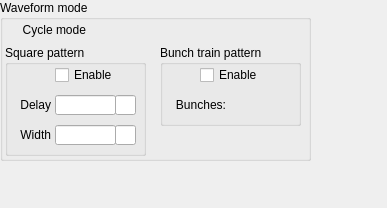
<?xml version="1.0" encoding="UTF-8"?>
<ui version="4.0">
 <class>Form</class>
 <widget class="QWidget" name="Form">
  <property name="geometry">
   <rect>
    <x>0</x>
    <y>0</y>
    <width>387</width>
    <height>208</height>
   </rect>
  </property>
  <property name="windowTitle">
   <string>Form</string>
  </property>
  <widget class="QGroupBox" name="groupBox_3">
   <property name="geometry">
    <rect>
     <x>0</x>
     <y>0</y>
     <width>311</width>
     <height>161</height>
    </rect>
   </property>
   <property name="title">
    <string>Waveform mode</string>
   </property>
   <widget class="caChoice" name="cachoice_4">
    <property name="geometry">
     <rect>
      <x>90</x>
      <y>20</y>
      <width>100</width>
      <height>20</height>
     </rect>
    </property>
    <property name="channel" stdset="0">
     <string notr="true">$(EVR):$(P)$(ID)-Pat:WfCycle-SP</string>
    </property>
    <property name="background">
     <color>
      <red>212</red>
      <green>219</green>
      <blue>157</blue>
     </color>
    </property>
    <property name="bordercolor">
     <color>
      <red>0</red>
      <green>0</green>
      <blue>0</blue>
     </color>
    </property>
    <property name="colorMode">
     <enum>caChoice::Static</enum>
    </property>
    <property name="stackingMode" stdset="0">
     <enum>caChoice::Column</enum>
    </property>
    <property name="endBit">
     <number>1</number>
    </property>
   </widget>
   <widget class="QLabel" name="label_9">
    <property name="geometry">
     <rect>
      <x>5</x>
      <y>20</y>
      <width>81</width>
      <height>20</height>
     </rect>
    </property>
    <property name="text">
     <string>Cycle mode</string>
    </property>
    <property name="alignment">
     <set>Qt::AlignRight|Qt::AlignTrailing|Qt::AlignVCenter</set>
    </property>
   </widget>
   <widget class="QGroupBox" name="groupBox_4">
    <property name="geometry">
     <rect>
      <x>5</x>
      <y>45</y>
      <width>141</width>
      <height>111</height>
     </rect>
    </property>
    <property name="title">
     <string>Square pattern</string>
    </property>
    <widget class="caLed" name="caled_2">
     <property name="geometry">
      <rect>
       <x>10</x>
       <y>20</y>
       <width>20</width>
       <height>20</height>
      </rect>
     </property>
     <property name="channel" stdset="0">
      <string notr="true">$(EVR):$(P)$(ID)-WfCalc:Ena-SP</string>
     </property>
     <property name="falseColor">
      <color>
       <red>200</red>
       <green>200</green>
       <blue>200</blue>
      </color>
     </property>
     <property name="trueColor">
      <color>
       <red>0</red>
       <green>205</green>
       <blue>0</blue>
      </color>
     </property>
     <property name="undefinedColor">
      <color>
       <red>255</red>
       <green>255</green>
       <blue>255</blue>
      </color>
     </property>
    </widget>
    <widget class="caToggleButton" name="catogglebutton_18">
     <property name="geometry">
      <rect>
       <x>50</x>
       <y>20</y>
       <width>81</width>
       <height>20</height>
      </rect>
     </property>
     <property name="text">
      <string>Enable</string>
     </property>
     <property name="channel" stdset="0">
      <string notr="true">$(EVR):$(P)$(ID)-WfCalc:Ena-SP</string>
     </property>
    </widget>
    <widget class="caTextEntry" name="catextentry_4">
     <property name="geometry">
      <rect>
       <x>50</x>
       <y>50</y>
       <width>61</width>
       <height>20</height>
      </rect>
     </property>
     <property name="channel" stdset="0">
      <string notr="true">$(EVR):$(P)$(ID)-WfCalc:Delay-SP</string>
     </property>
     <property name="background">
      <color>
       <red>212</red>
       <green>219</green>
       <blue>157</blue>
      </color>
     </property>
     <property name="colorMode">
      <enum>caLineEdit::Static</enum>
     </property>
    </widget>
    <widget class="QLabel" name="label_11">
     <property name="geometry">
      <rect>
       <x>5</x>
       <y>50</y>
       <width>41</width>
       <height>20</height>
      </rect>
     </property>
     <property name="text">
      <string>Delay</string>
     </property>
     <property name="alignment">
      <set>Qt::AlignRight|Qt::AlignTrailing|Qt::AlignVCenter</set>
     </property>
    </widget>
    <widget class="caTextEntry" name="catextentry_5">
     <property name="geometry">
      <rect>
       <x>50</x>
       <y>80</y>
       <width>61</width>
       <height>20</height>
      </rect>
     </property>
     <property name="channel" stdset="0">
      <string notr="true">$(EVR):$(P)$(ID)-WfCalc:Width-SP</string>
     </property>
     <property name="background">
      <color>
       <red>212</red>
       <green>219</green>
       <blue>157</blue>
      </color>
     </property>
     <property name="colorMode">
      <enum>caLineEdit::Static</enum>
     </property>
    </widget>
    <widget class="QLabel" name="label_12">
     <property name="geometry">
      <rect>
       <x>5</x>
       <y>80</y>
       <width>41</width>
       <height>20</height>
      </rect>
     </property>
     <property name="text">
      <string>Width</string>
     </property>
     <property name="alignment">
      <set>Qt::AlignRight|Qt::AlignTrailing|Qt::AlignVCenter</set>
     </property>
    </widget>
    <widget class="caLineEdit" name="calineedit_10">
     <property name="geometry">
      <rect>
       <x>110</x>
       <y>50</y>
       <width>21</width>
       <height>20</height>
      </rect>
     </property>
     <property name="channel" stdset="0">
      <string notr="true">$(EVR):$(P)$(ID)-WfCalc:Delay-SP.EGU</string>
     </property>
    </widget>
    <widget class="caLineEdit" name="calineedit_11">
     <property name="geometry">
      <rect>
       <x>110</x>
       <y>80</y>
       <width>21</width>
       <height>20</height>
      </rect>
     </property>
     <property name="channel" stdset="0">
      <string notr="true">$(EVR):$(P)$(ID)-WfCalc:Width-SP.EGU</string>
     </property>
    </widget>
   </widget>
   <widget class="caRelatedDisplay" name="carelateddisplay">
    <property name="geometry">
     <rect>
      <x>200</x>
      <y>20</y>
      <width>100</width>
      <height>20</height>
     </rect>
    </property>
    <property name="background">
     <color>
      <red>183</red>
      <green>157</green>
      <blue>92</blue>
     </color>
    </property>
    <property name="labels">
     <string notr="true">Show waveform</string>
    </property>
    <property name="files">
     <string notr="true">G_EVR_VME_out_cml-waveform-waveform.ui</string>
    </property>
    <property name="args">
     <string notr="true">ID=$(ID), P=$(P), EVR=$(EVR)</string>
    </property>
   </widget>
   <widget class="QGroupBox" name="groupBox_5">
    <property name="geometry">
     <rect>
      <x>160</x>
      <y>45</y>
      <width>141</width>
      <height>81</height>
     </rect>
    </property>
    <property name="title">
     <string>Bunch train pattern</string>
    </property>
    <widget class="caToggleButton" name="catogglebutton_19">
     <property name="geometry">
      <rect>
       <x>40</x>
       <y>20</y>
       <width>91</width>
       <height>20</height>
      </rect>
     </property>
     <property name="text">
      <string>Enable</string>
     </property>
     <property name="channel" stdset="0">
      <string notr="true">$(EVR):$(P)$(ID)-BunchTrain:Ena-SP</string>
     </property>
    </widget>
    <widget class="QLabel" name="label_13">
     <property name="geometry">
      <rect>
       <x>5</x>
       <y>50</y>
       <width>61</width>
       <height>20</height>
      </rect>
     </property>
     <property name="text">
      <string>Bunches:</string>
     </property>
     <property name="alignment">
      <set>Qt::AlignRight|Qt::AlignTrailing|Qt::AlignVCenter</set>
     </property>
    </widget>
    <widget class="caLed" name="caled_3">
     <property name="geometry">
      <rect>
       <x>10</x>
       <y>20</y>
       <width>20</width>
       <height>20</height>
      </rect>
     </property>
     <property name="channel" stdset="0">
      <string notr="true">$(EVR):$(P)$(ID)-BunchTrain:Ena-SP</string>
     </property>
     <property name="falseColor">
      <color>
       <red>200</red>
       <green>200</green>
       <blue>200</blue>
      </color>
     </property>
     <property name="trueColor">
      <color>
       <red>0</red>
       <green>205</green>
       <blue>0</blue>
      </color>
     </property>
     <property name="undefinedColor">
      <color>
       <red>255</red>
       <green>255</green>
       <blue>255</blue>
      </color>
     </property>
    </widget>
    <widget class="caSpinbox" name="caspinbox_2">
     <property name="geometry">
      <rect>
       <x>70</x>
       <y>50</y>
       <width>61</width>
       <height>20</height>
      </rect>
     </property>
     <property name="toolTip">
      <string/>
     </property>
     <property name="channel" stdset="0">
      <string notr="true">$(EVR):$(P)$(ID)-BunchTrain:Size-SP</string>
     </property>
     <property name="background">
      <color>
       <red>212</red>
       <green>219</green>
       <blue>157</blue>
      </color>
     </property>
     <property name="fixedFormat">
      <bool>false</bool>
     </property>
    </widget>
   </widget>
  </widget>
 </widget>
 <customwidgets>
  <customwidget>
   <class>caChoice</class>
   <extends>QWidget</extends>
   <header>caChoice</header>
  </customwidget>
  <customwidget>
   <class>caRelatedDisplay</class>
   <extends>QWidget</extends>
   <header>caRelatedDisplay</header>
  </customwidget>
  <customwidget>
   <class>caTextEntry</class>
   <extends>caLineEdit</extends>
   <header>caTextEntry</header>
  </customwidget>
  <customwidget>
   <class>caToggleButton</class>
   <extends>QCheckBox</extends>
   <header>caToggleButton</header>
  </customwidget>
  <customwidget>
   <class>caSpinbox</class>
   <extends>QFrame</extends>
   <header>caSpinbox</header>
  </customwidget>
  <customwidget>
   <class>caLed</class>
   <extends>QWidget</extends>
   <header>caLed</header>
  </customwidget>
  <customwidget>
   <class>caLineEdit</class>
   <extends>QLineEdit</extends>
   <header>caLineEdit</header>
  </customwidget>
 </customwidgets>
 <resources/>
 <connections/>
</ui>
